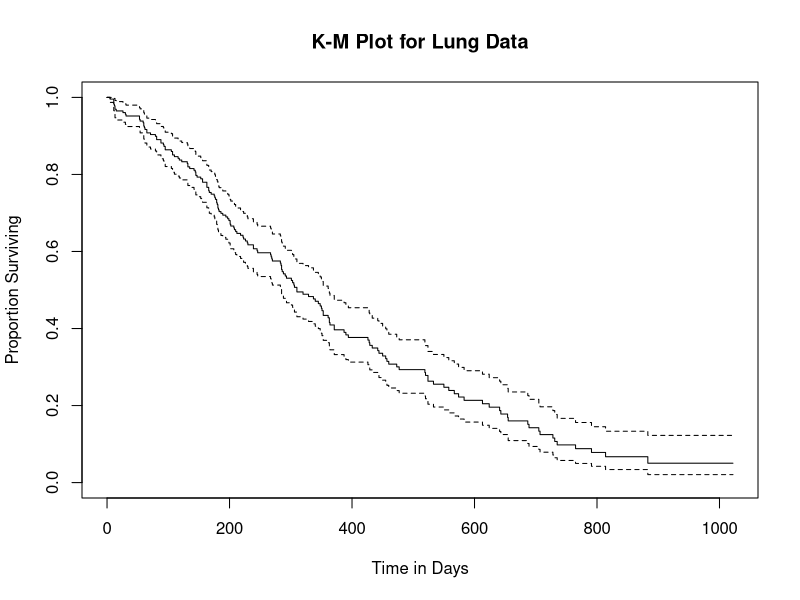
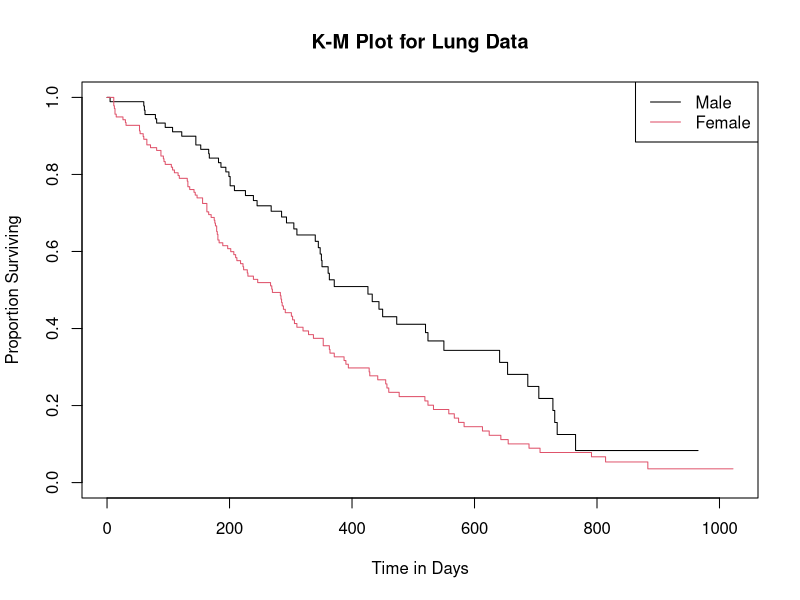

R code for these plots, in order:
# Shrikant Pawar, class exercise 1, 08/21/2018.

# Load the datasets, packages
require(datasets)
require(survival)

# Check first few lines of the dataset lung
head(lung)

# Transfer the lung data to object survData 
survData <- lung

# Surv function to determine the censored data
survObj <- Surv(time=survData$time, event=survData$status==2, type='right')

# survfit function to intercept
fit <- survfit(survObj~1)

# plot the fit
plot(fit, main="K-M Plot for Lung Data", xlab="Time in Days", ylab="Proportion Surviving")

# survfit function to sexes- males and females
fit <- survfit(survObj~survData$sex==1)

# re-plot the fit
plot(fit, main="K-M Plot for Lung Data", xlab="Time in Days", ylab="Proportion Surviving", col=c(1:2))
legend('topright', c("Male","Female"), lty=1, col=c(1:2))

# Cox regression (or proportional hazards regression) is method for investigating the effect of several variables upon the time a specified event takes to happen.
# It is a  nonparametric because it does assume that the effects of the predictor variables upon survival are constant over time and are additive in one scale.
coxFit <- coxph(survObj ~ survData$sex==1)
summary(coxFit)


